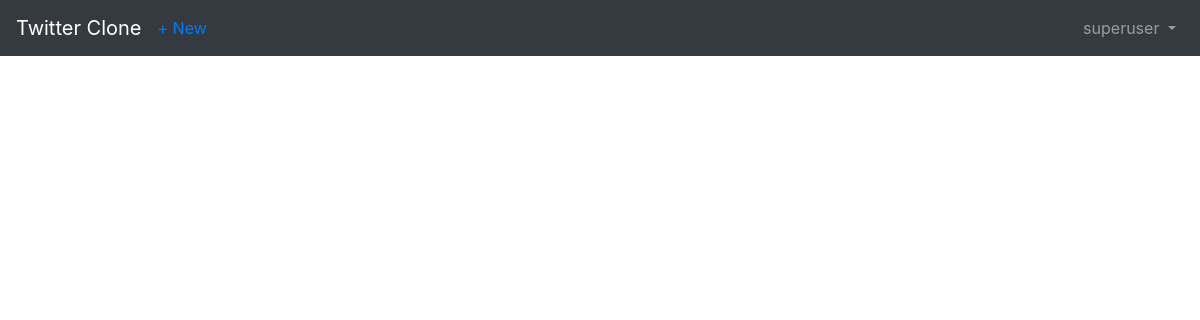
Page /posts/ (signed in) on the earlier database version.
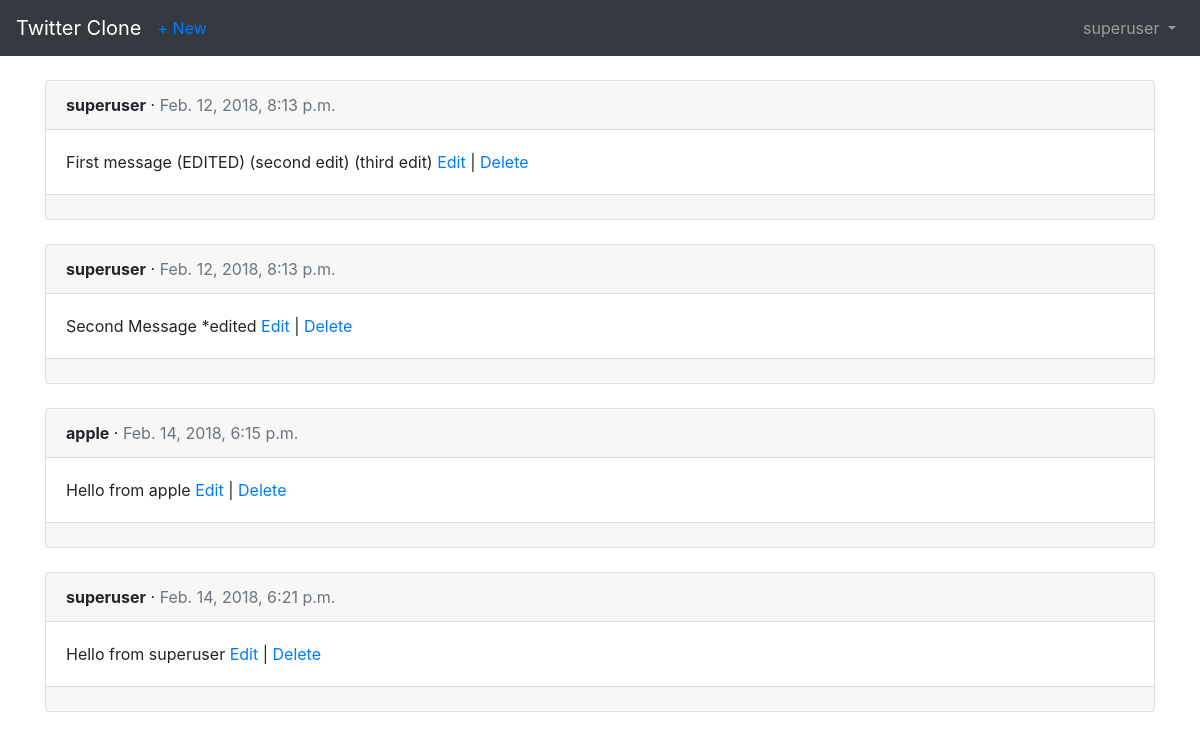
Same page on the later database version.
### users/models.py (models this page shows)
class CustomUser(AbstractUser):
    objects = CustomUserManager()

### posts/models.py (models this page shows, shortened)
class Post(models.Model):
    message = models.CharField(max_length=280)
    date = models.DateTimeField(auto_now_add=True)
    author = models.ForeignKey(
        settings.AUTH_USER_MODEL,
        on_delete=models.CASCADE,
    )

### posts/views.py (the view)
# urls.py: path('', views.PostListView.as_view(), name='post_list'),
class PostListView(LoginRequiredMixin, ListView):
    model = Post
    template_name = 'post_list.html'
    login_url = 'login'

### templates/post_list.html (shortened to what this page needs)
{% extends 'base.html' %}
{% block content %}
    {% for post in object_list %}
        <div class="card">
        <div class="card-header">
            <span class="font-weight-bold">{{ post.author }}</span> &middot; <span class="text-muted">{{ post.date }}</span>
        </div>
        <div class="card-body">
            {{ post.message }}
            <a href="{% url 'post_edit' post.pk %}">Edit</a> | <a href="{% url 'post_delete' post.pk %}">Delete</a>
        </div>
        <div class="card-footer">
        </div>
        </div>
        <br />
    {% endfor %}
{% endblock content %}

### templates/base.html (shortened to what this page needs)
<!DOCTYPE html>
<html lang="en">
<head>
    <link rel="stylesheet" href="https://maxcdn.bootstrapcdn.com/bootstrap/4.0.0/css/bootstrap.min.css"
>
</head>
<body>
<nav class="navbar navbar-expand-md navbar-dark bg-dark mb-4">
    <a class="navbar-brand" href="{% url 'home' %}">Twitter Clone</a>
    <div class="collapse navbar-collapse" id="navbarCollapse">
        {% if user.is_authenticated %}
            <ul class="navbar-nav mr-auto">
                <li class="nav-item"><a href="{% url 'post_new' %}">+ New</a></li>
            </ul>
            <ul class="navbar-nav ml-auto">
                <li class="nav-item">
                    <a class="nav-link dropdown-toggle" href="#" id="userMenu" data-toggle="dropdown"
                       aria-haspopup="true" aria-expanded="false">
                        {{ user.username }}
                    </a>
                </li>
            </ul>
        {% else %}
            <form class="form-inline ml-auto">
                <a href="{% url 'login' %}" class="btn btn-outline-secondary">Log in</a>
                <a href="{% url 'signup' %}" class="btn btn-primary ml-2">Sign up</a>
            </form>
        {% endif %}
    </div>
</nav>
<div class="container">
    {% block content %}
    {% endblock %}
</div>
</body>
</html>

Differences in the rows shown:
added Post: author "superuser", date "Feb. 12, 2018, 8:13 p.m.", message "First message (EDITED) (second edit) (third edit)"
added Post: author "superuser", date "Feb. 12, 2018, 8:13 p.m.", message "Second Message *edited"
added Post: author "apple", date "Feb. 14, 2018, 6:15 p.m.", message "Hello from apple"
added Post: author "superuser", date "Feb. 14, 2018, 6:21 p.m.", message "Hello from superuser"
